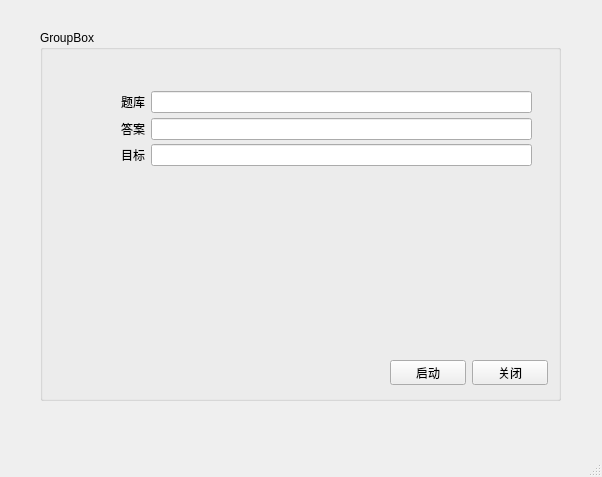
<?xml version="1.0" encoding="UTF-8"?>
<ui version="4.0">
 <class>MainWindow</class>
 <widget class="QMainWindow" name="MainWindow">
  <property name="geometry">
   <rect>
    <x>0</x>
    <y>0</y>
    <width>602</width>
    <height>477</height>
   </rect>
  </property>
  <property name="windowTitle">
   <string>MainWindow</string>
  </property>
  <widget class="QWidget" name="centralwidget">
   <widget class="QGroupBox" name="groupBox">
    <property name="geometry">
     <rect>
      <x>40</x>
      <y>30</y>
      <width>521</width>
      <height>371</height>
     </rect>
    </property>
    <property name="title">
     <string>GroupBox</string>
    </property>
    <widget class="QWidget" name="layoutWidget">
     <property name="geometry">
      <rect>
       <x>350</x>
       <y>330</y>
       <width>158</width>
       <height>25</height>
      </rect>
     </property>
     <layout class="QHBoxLayout" name="horizontalLayout">
      <item>
       <widget class="QPushButton" name="start">
        <property name="text">
         <string>启动</string>
        </property>
       </widget>
      </item>
      <item>
       <widget class="QPushButton" name="close">
        <property name="text">
         <string>关闭</string>
        </property>
       </widget>
      </item>
     </layout>
    </widget>
    <widget class="QWidget" name="layoutWidget">
     <property name="geometry">
      <rect>
       <x>81</x>
       <y>61</y>
       <width>411</width>
       <height>22</height>
      </rect>
     </property>
     <layout class="QHBoxLayout" name="horizontalLayout_2">
      <item>
       <widget class="QLabel" name="label">
        <property name="text">
         <string>题库</string>
        </property>
       </widget>
      </item>
      <item>
       <widget class="QLineEdit" name="ques"/>
      </item>
     </layout>
    </widget>
    <widget class="QWidget" name="layoutWidget">
     <property name="geometry">
      <rect>
       <x>81</x>
       <y>88</y>
       <width>411</width>
       <height>22</height>
      </rect>
     </property>
     <layout class="QHBoxLayout" name="horizontalLayout_3">
      <item>
       <widget class="QLabel" name="label_3">
        <property name="text">
         <string>答案</string>
        </property>
       </widget>
      </item>
      <item>
       <widget class="QLineEdit" name="asr"/>
      </item>
     </layout>
    </widget>
    <widget class="QWidget" name="layoutWidget">
     <property name="geometry">
      <rect>
       <x>81</x>
       <y>114</y>
       <width>411</width>
       <height>22</height>
      </rect>
     </property>
     <layout class="QHBoxLayout" name="horizontalLayout_4">
      <item>
       <widget class="QLabel" name="label_2">
        <property name="text">
         <string>目标</string>
        </property>
       </widget>
      </item>
      <item>
       <widget class="QLineEdit" name="dst"/>
      </item>
     </layout>
    </widget>
   </widget>
  </widget>
  <widget class="QMenuBar" name="menubar">
   <property name="geometry">
    <rect>
     <x>0</x>
     <y>0</y>
     <width>602</width>
     <height>23</height>
    </rect>
   </property>
  </widget>
  <widget class="QStatusBar" name="statusbar"/>
 </widget>
 <resources/>
 <connections/>
</ui>
